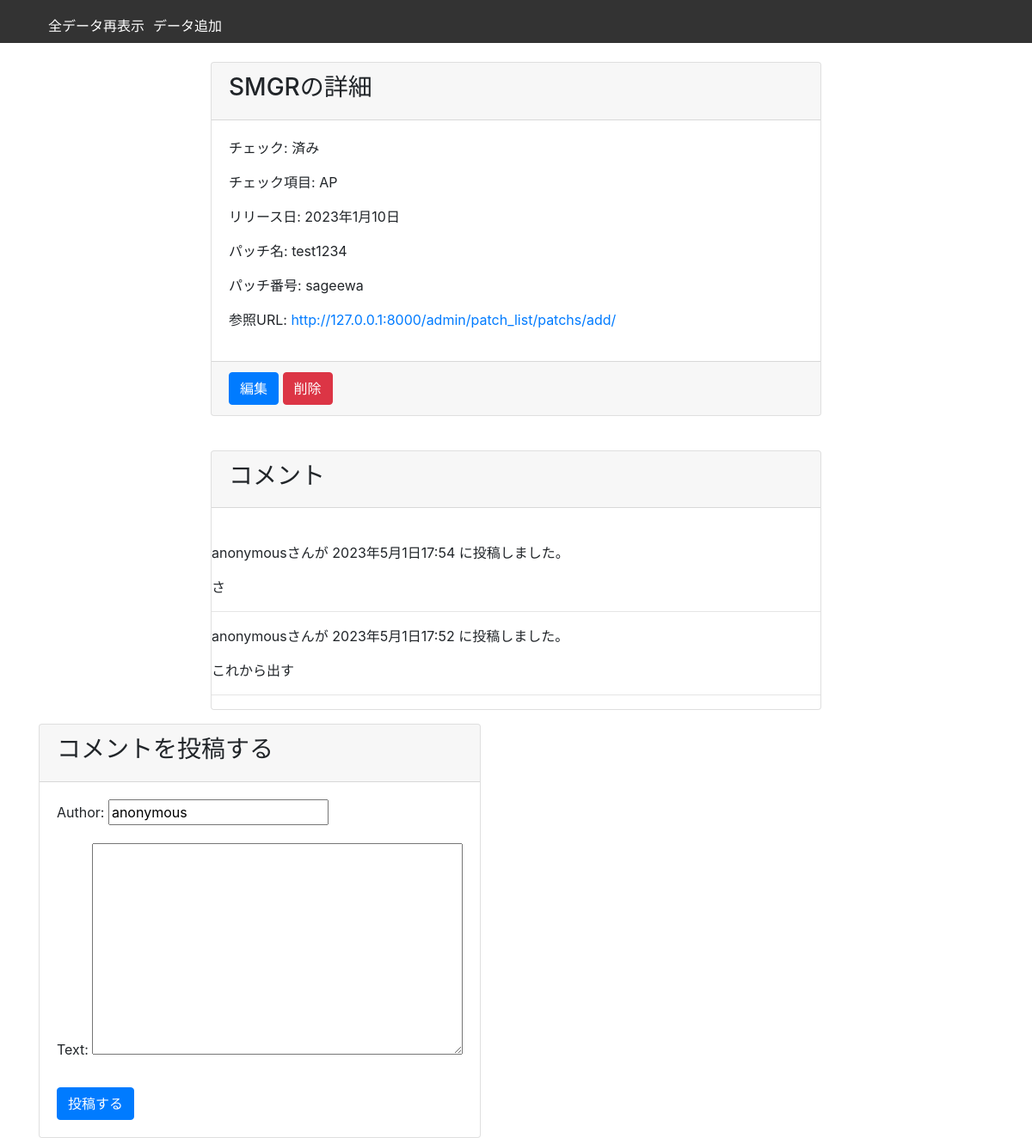
The app's page /patch/detail/14/, older data.
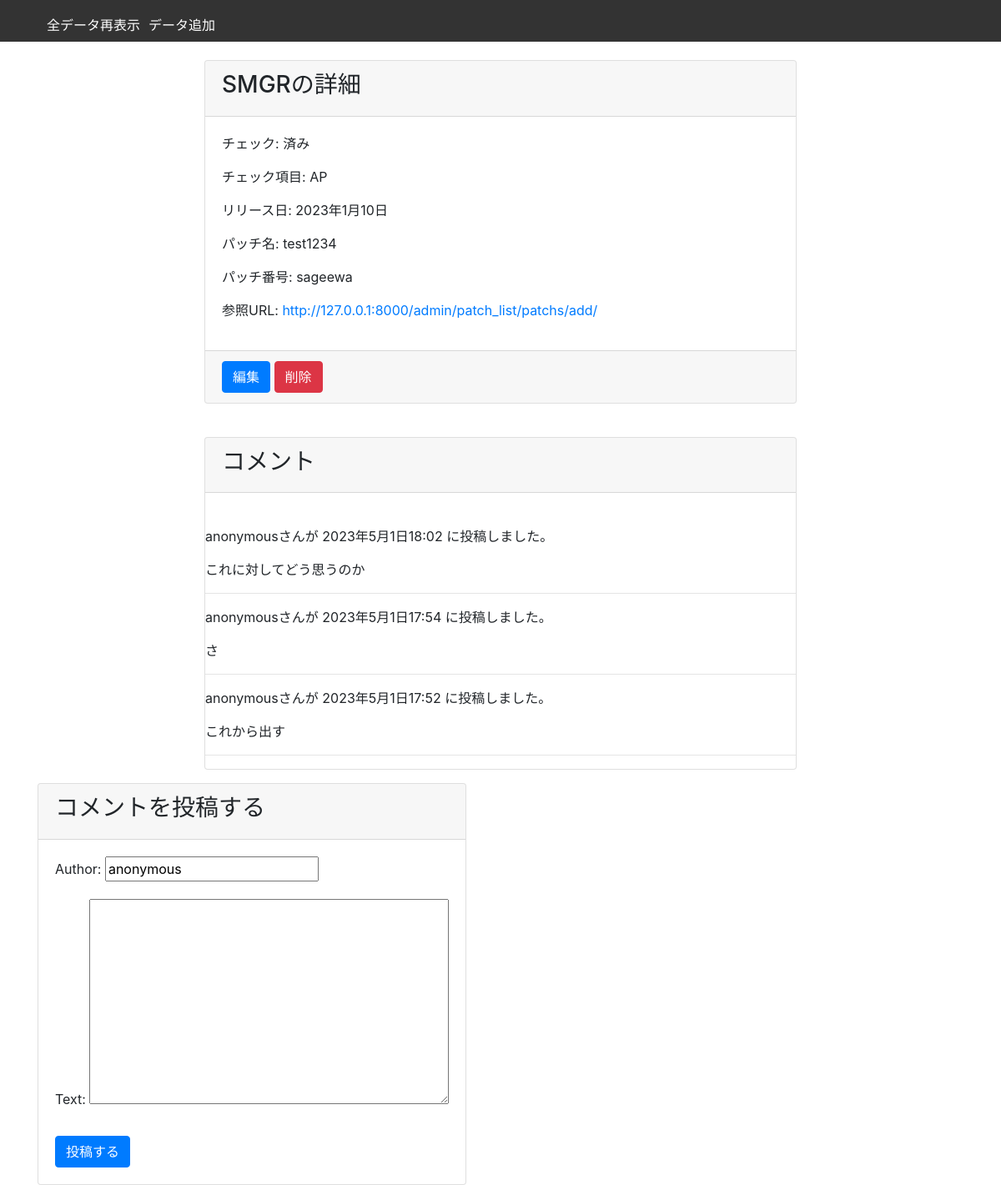
The same page, newer data.
### patch_list/models.py (models this page shows, shortened)
class Comment(models.Model):
    patchs = models.ForeignKey(Patchs, on_delete=models.CASCADE, related_query_name='comments')
    author = models.CharField(default="anonymous", max_length=200)
    text = models.TextField()
    created_date = models.DateTimeField(default=timezone.now)
    class Meta:
        ordering = ['-created_date']

### patch_list/views.py (the view, shortened to what this page needs)
# urls.py: path('detail/<int:pk>/', views.PatchDetailView.as_view(), name='detail'),
class PatchDetailView(DetailView):
    model = Patchs
    template_name = 'patch/patch_detail.html'
    context_object_name = 'patch_list'
    def get_context_data(self, **kwargs):
        context = super().get_context_data(**kwargs)
        context['comments'] = Comment.objects.filter(patchs=self.get_object())
        context['form'] = CommentForm()
        return context

### patch_list/forms.py
class CommentForm(forms.ModelForm):
    class Meta:
        model = Comment
        fields = ('author', 'text')

### templates/patch/patch_detail.html (shortened to what this page needs)
{% extends 'base_for_patch.html' %}
{% block content %}
    <div class="container">
        <div class="row">
            <div class="col-md-8 mx-auto">
                <div class="card mt-5">
                    <div class="card-header">
                        <h3>{{ patch_list.name }}の詳細</h3>
                    </div>
                    <div class="card-body">
                        <p>チェック: {% if patch_list.impact_check %}済み{% else %}未済{% endif %}</p>
                        <p>チェック項目: {{ patch_list.checks }}</p>
                        <p>リリース日: {{ patch_list.release_date }}</p>
                        <p>パッチ名: {{ patch_list.patch_name }}</p>
                        <p>パッチ番号: {{ patch_list.patch_no }}</p>
                        <p>参照URL: <a href="{{ patch_list.reference_url }}" target="_blank">{{ patch_list.reference_url }}</a>
                        </p>
                    </div>
                    <div class="card-footer">
                        <a href="{% url 'patch_list:update' patch_list.pk %}" class="btn btn-primary">編集</a>
                        <a href="{% url 'patch_list:delete' patch_list.pk %}" class="btn btn-danger"
                           onclick="if(!confirm('本当に削除しますか？')){return false;}">削除</a>
                    </div>
                </div>
                <br>
                <div class="card mt-3">
                    <div class="card-header">
                        <h3>コメント</h3>
                    </div>
                    <div class="card-body"></div>
                    {% for comment in comments %}
                        <div class="comment">
                            <p class="info"> {{ comment.author }}さんが {{ comment.created_date }} に投稿しました。</p>
                            <p> {{ comment.text | linebreaks }}</p>
                          <hr>
                        </div>
                    {% empty %}
                        <p>コメントはありません</p>
                    {% endfor %}
                </div>
            </div>
            <br>
            <div class="card mt-3">
                <div class="card-header">
                    <h3>コメントを投稿する</h3>
                </div>
                <div class="card-body">
                    <form method="POST">
                        {{ form.as_p }}
                        <button type="submit" class="btn btn-primary mt-2">投稿する</button>
                    </form>
                </div>
            </div>
        </div>
    </div>
{% endblock %}

Row changes from the older to the newer data that the page shows:
added Comment: author "anonymous", created_date "2023年5月1日18:02", text "これに対してどう思うのか"
